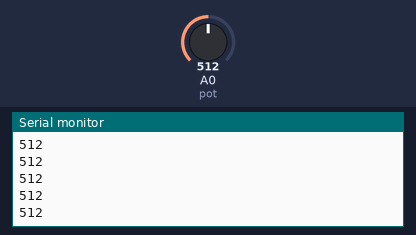
This sketch was run on a simulated Arduino Uno, built with avr-gcc and run on an emulated ATmega328P. Parts: the last lines printed to the serial monitor. The inputs (shaded band) are chosen by the test bench; at power-on: A0 (pot) = 512.

Above: at 1.2 s.
1.3 s: A0 (pot) set to 716
At 1.8 s:
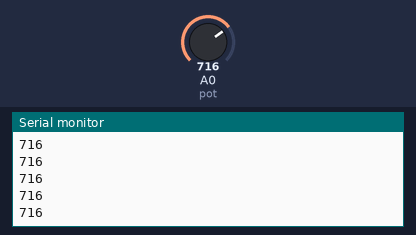
2.8 s: A0 (pot) set to 900
At 3.3 s:
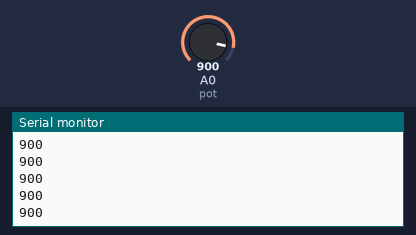
Timing chart, 0 to 5.8 s (numbered marks = the images above; inputs shaded):
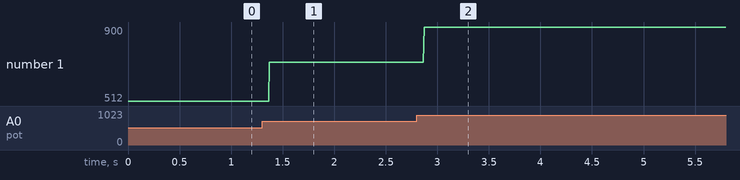

The sketch:

analog_input.ino
```cpp
 int pot =A0;
 int value;
 void setup() {
  Serial.begin(9600);
  pinMode(pot,INPUT);

  // put your setup code here, to run once:

}


void loop() {
  value =analogRead(pot);
  Serial.println(value);
  // put your main code here, to run repeatedly:

}
```

Measured:
- after the input at 1.3 s, the serial monitor: prints a new line after 0.07 s (image 1)
- after the input at 2.8 s, the serial monitor: prints a new line after 0.07 s (image 2)
- plotted number 1: 512 → 716 after the input at 1.3 s, 716 → 900 after the input at 2.8 s
